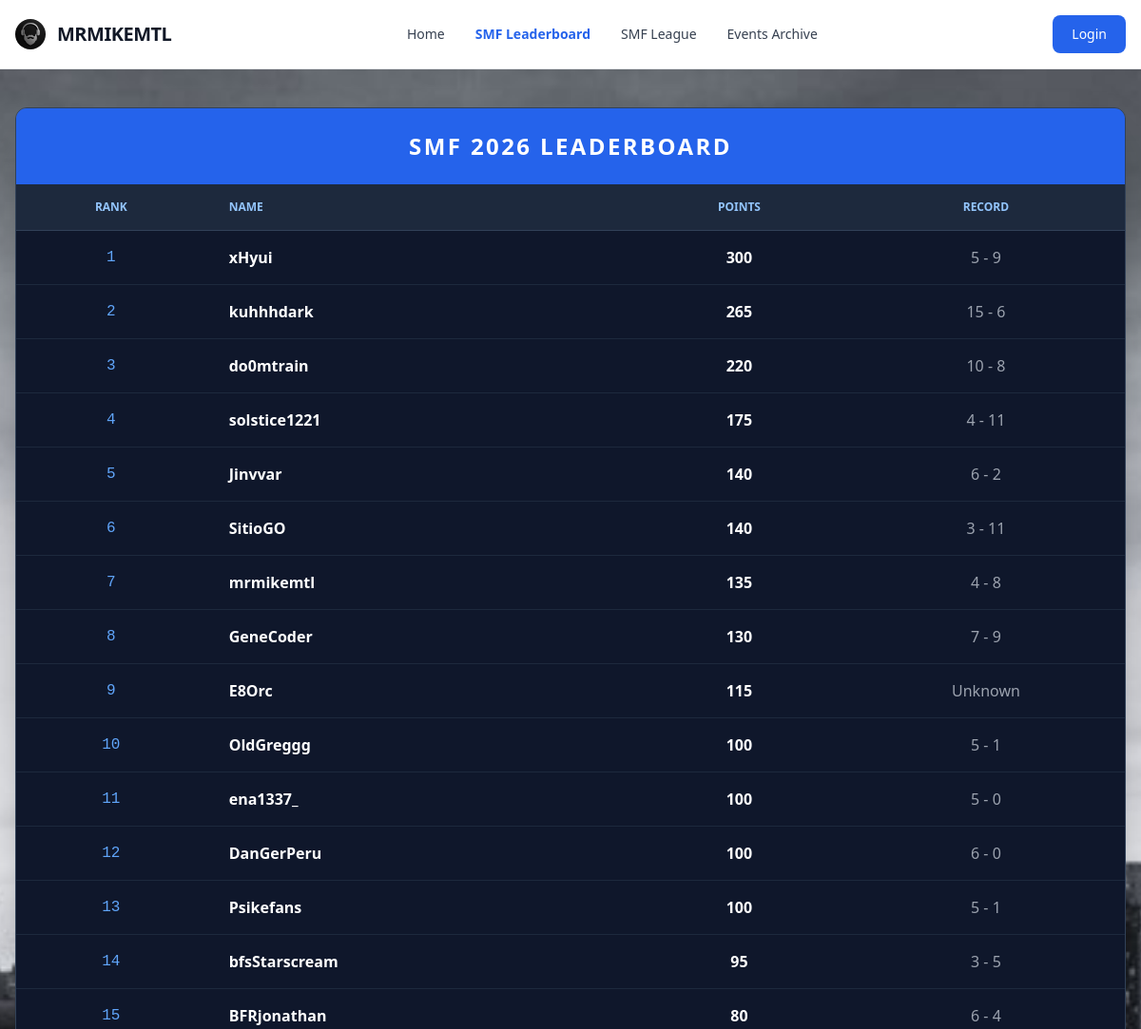
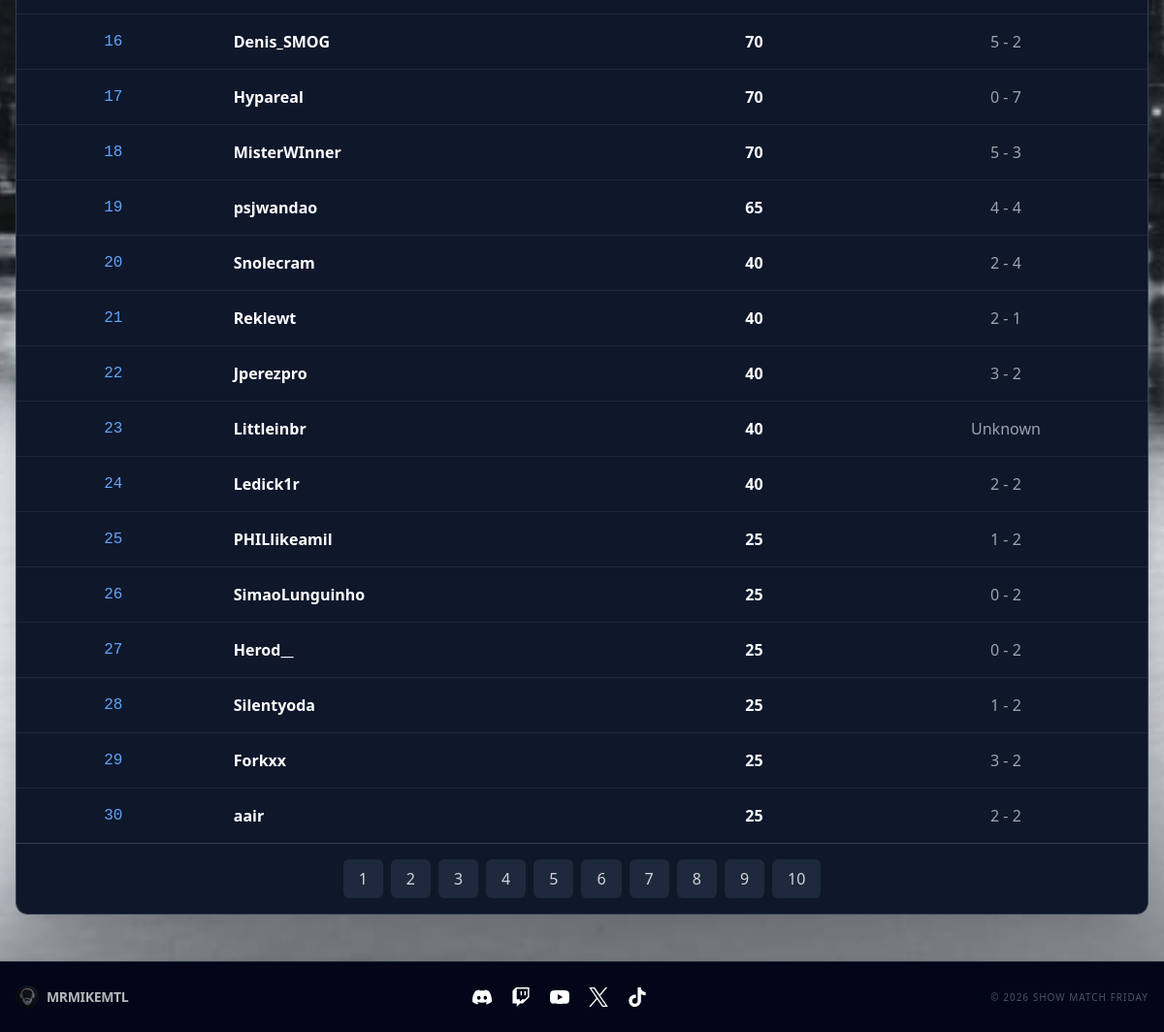
The app's page /leaderboard with its own data (2 pictures, top to bottom).
### tables this page shows
CREATE TABLE participants2026 (id INTEGER PRIMARY KEY, name varchar(255), total_points INTEGER, user_id INTEGER);

### web/app.py (the view)
@app.route("/leaderboard")
def leaderboard():
    raw_data = dbsession.exec_driver_sql("SELECT name, total_points, user_id from participants2026 ORDER BY total_points desc;").all()
    data = []
    page_size = 30
    total = len(raw_data)
    total_pages = max(1, round(total / page_size))
    page = request.args.get("page", type=int) or 1
    starting_spot = (page - 1) * page_size + 1
    i = 1
    for record in raw_data:
        if i >= starting_spot and len(data) < page_size:
            if record is not None:
                if record.user_id is not None:
                    db_data_1 = dbsession.exec_driver_sql(f"SELECT participant_1_points, participant_2_points FROM tournament_matches2026 WHERE participant_1_id = {record.user_id};").all()
                    db_data_2 = dbsession.exec_driver_sql(f"SELECT participant_1_points, participant_2_points FROM tournament_matches2026 WHERE participant_2_id = {record.user_id};").all()
                    wins, losses = 0, 0
                    for w in db_data_1:
                        wins += w.participant_1_points
                        losses += w.participant_2_points
                    for n in db_data_2:
                        wins += n.participant_2_points
                        losses += n.participant_1_points
                    data.append({
                        "rank": i,
                        "name": record.name,
                        "total_points": record.total_points,
                        "record": f"{wins} - {losses}"
                    })
                else:
                    data.append({
                        "rank": i,
                        "name": record.name,
                        "total_points": record.total_points,
                        "record": "Unknown"
                    })
        i += 1
    pages = list(range(1, total_pages + 1))
    return render_template("leaderboard.html", data=data, pages=pages)

### web/templates/leaderboard.html
{% extends "base.html" %}
{% block content %}
<div class="overflow-x-auto shadow-2xl rounded-xl border border-slate-700">
    <table class="w-full text-left text-white bg-slate-900">
        <caption class="p-6 text-2xl font-extrabold text-center bg-blue-600 uppercase tracking-widest">
            SMF 2026 Leaderboard
        </caption>
        <thead class="text-xs text-blue-300 uppercase bg-slate-800">
            <tr>
                <th class="px-6 py-4 border-b border-slate-700 text-center">Rank</th>
                <th class="px-6 py-4 border-b border-slate-700">Name</th>
                <th class="px-6 py-4 border-b border-slate-700 text-center">Points</th>
                <th class="px-6 py-4 border-b border-slate-700 text-center">Record</th>
            </tr>
        </thead>
        <tbody class="divide-y divide-slate-800">
            {% for row in data %}
            <tr class="hover:bg-blue-900/20 transition-colors duration-200">
                <td class="px-6 py-4 text-center font-mono text-blue-400">{{ row.rank }}</td>
                <td class="px-6 py-4 font-semibold">{{ row.name }}</td>
                <td class="px-6 py-4 text-center font-bold">{{ row.total_points }}</td>
                <td class="px-6 py-4 text-center text-gray-400">{{ row.record }}</td>
            </tr>
            {% endfor %}
        </tbody>
    </table>
    <div class="flex justify-center items-center bg-slate-900 py-4 gap-2 border-t border-slate-700">
        {% for page in pages %}
            <a href="/leaderboard?page={{ page }}" class="px-4 py-2 rounded-md {% if request.args.get('page') == page|string %}bg-blue-600 text-white{% else %}bg-slate-800 text-gray-300 hover:bg-slate-700{% endif %} transition-all">
                {{ page }}
            </a>
        {% endfor %}
    </div>
</div>
{% endblock %}

### records on screen
participants2026: rank "1", name "xHyui", total_points "300", record "5 - 9"
participants2026: rank "2", name "kuhhhdark", total_points "265", record "15 - 6"
participants2026: rank "3", name "do0mtrain", total_points "220", record "10 - 8"
participants2026: rank "4", name "solstice1221", total_points "175", record "4 - 11"
participants2026: rank "5", name "Jinvvar", total_points "140", record "6 - 2"
participants2026: rank "6", name "SitioGO", total_points "140", record "3 - 11"
participants2026: rank "7", name "mrmikemtl", total_points "135", record "4 - 8"
participants2026: rank "8", name "GeneCoder", total_points "130", record "7 - 9"
participants2026: rank "9", name "E8Orc", total_points "115", record "Unknown"
participants2026: rank "10", name "OldGreggg", total_points "100", record "5 - 1"
participants2026: rank "11", name "ena1337_", total_points "100", record "5 - 0"
participants2026: rank "12", name "DanGerPeru", total_points "100", record "6 - 0"
participants2026: rank "13", name "Psikefans", total_points "100", record "5 - 1"
participants2026: rank "14", name "bfsStarscream", total_points "95", record "3 - 5"
participants2026: rank "15", name "BFRjonathan", total_points "80", record "6 - 4"
participants2026: rank "16", name "Denis_SMOG", total_points "70", record "5 - 2"
participants2026: rank "17", name "Hypareal", total_points "70", record "0 - 7"
participants2026: rank "18", name "MisterWInner", total_points "70", record "5 - 3"
participants2026: rank "19", name "psjwandao", total_points "65", record "4 - 4"
participants2026: rank "20", name "Snolecram", total_points "40", record "2 - 4"
participants2026: rank "21", name "Reklewt", total_points "40", record "2 - 1"
participants2026: rank "22", name "Jperezpro", total_points "40", record "3 - 2"
participants2026: rank "23", name "Littleinbr", total_points "40", record "Unknown"
participants2026: rank "24", name "Ledick1r", total_points "40", record "2 - 2"
participants2026: rank "25", name "PHILlikeamil", total_points "25", record "1 - 2"
participants2026: rank "26", name "SimaoLunguinho", total_points "25", record "0 - 2"
participants2026: rank "27", name "Herod__", total_points "25", record "0 - 2"
participants2026: rank "28", name "Silentyoda", total_points "25", record "1 - 2"
participants2026: rank "29", name "Forkxx", total_points "25", record "3 - 2"
participants2026: rank "30", name "aair", total_points "25", record "2 - 2"

### other values on screen
{{ page }} "1" "2" "3" "4" "5" "6" "7" "8" "9" "10"
